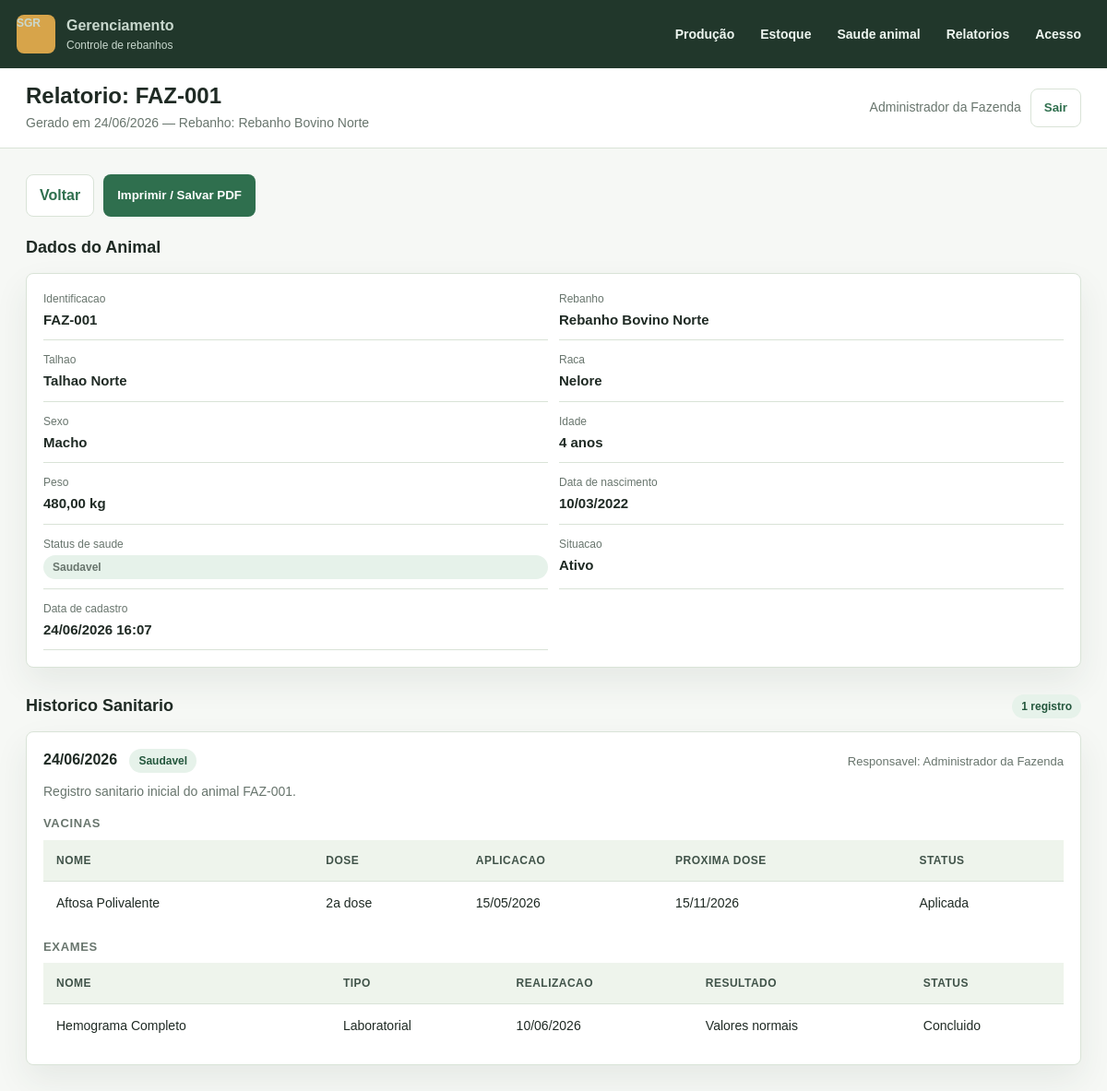
Screenshot of /relatorios/animal/75/ (signed in) with the database file from the repository.
### rebanho/models.py (models this page shows, shortened)
class RegistroBase(models.Model):
    data_cadastro = models.DateTimeField(auto_now_add=True)
    ativo = models.BooleanField(default=True)
    class Meta:
        abstract = True

class Animal(RegistroBase):
    class Sexo(models.TextChoices):
        MACHO = 'Macho', 'Macho'
        FEMEA = 'Femea', 'Femea'
    class StatusSaude(models.TextChoices):
        SAUDAVEL = 'Saudavel', 'Saudavel'
        OBSERVACAO = 'Observacao', 'Observacao'
        TRATAMENTO = 'Tratamento', 'Tratamento'
        CRITICO = 'Critico', 'Critico'
    id_animal = models.BigAutoField(primary_key=True)
    rebanho = models.ForeignKey(
        Rebanho,
        on_delete=models.PROTECT,
        related_name='animais',
    )
    identificacao = models.CharField(max_length=80, unique=True)
    raca = models.CharField(max_length=80)
    sexo = models.CharField(max_length=10, choices=Sexo.choices)
    @property
    def idade(self):
        if not self.data_nascimento:
            return 0
        from django.utils import timezone
        hoje = timezone.localdate()
        return hoje.year - self.data_nascimento.year - (
            (hoje.month, hoje.day) < (self.data_nascimento.month, self.data_nascimento.day)
        )
    peso = models.DecimalField(max_digits=10, decimal_places=2, default=0)
    data_nascimento = models.DateField(null=True, blank=True)
    status_saude = models.CharField(
        max_length=30,
        choices=StatusSaude.choices,
        default=StatusSaude.SAUDAVEL,
    )
    observacoes = models.TextField(blank=True)
    class Meta:
        verbose_name = 'Animal'
        verbose_name_plural = 'Animais'
        ordering = ['identificacao']

class Rebanho(RegistroBase):
    id_rebanho = models.BigAutoField(primary_key=True)
    talhao = models.OneToOneField(
        Talhao,
        on_delete=models.PROTECT,
        related_name='rebanho',
    )
    nome = models.CharField(max_length=120)
    tipo_criacao = models.CharField(max_length=80)
    observacoes = models.TextField(blank=True)
    class Meta:
        verbose_name = 'Rebanho'
        verbose_name_plural = 'Rebanhos'
        ordering = ['nome']

class Usuario(AbstractUser):
    class TipoUsuario(models.TextChoices):
        ADMIN = 'ADMIN', 'Admin'
        USUARIO = 'USUARIO', 'Usuario'
    id_usuario = models.BigAutoField(primary_key=True)
    nome = models.CharField(max_length=150)
    email = models.EmailField(unique=True)
    tipo_usuario = models.CharField(
        max_length=20,
        choices=TipoUsuario.choices,
        default=TipoUsuario.USUARIO,
    )
    permissao = models.TextField(blank=True)
    data_cadastro = models.DateTimeField(auto_now_add=True)
    REQUIRED_FIELDS = ['nome', 'email']
    class Meta:
        verbose_name = 'Usuario'
        verbose_name_plural = 'Usuarios'
        ordering = ['nome']

class Talhao(RegistroBase):
    id_talhao = models.BigAutoField(primary_key=True)
    nome = models.CharField(max_length=120)
    localizacao = models.CharField(max_length=180)
    capacidade = models.PositiveIntegerField(default=0)
    area_total = models.DecimalField(max_digits=10, decimal_places=2, default=0)
    observacoes = models.TextField(blank=True)
    class Meta:
        verbose_name = 'Talhao'
        verbose_name_plural = 'Talhoes'
        ordering = ['nome']

class Sanidade(models.Model):
    class StatusSanitario(models.TextChoices):
        SAUDAVEL = 'Saudavel', 'Saudavel'
        OBSERVACAO = 'Em observacao', 'Em observacao'
        TRATAMENTO = 'Em tratamento', 'Em tratamento'
        CRITICO = 'Critico', 'Critico'
    id_sanidade = models.BigAutoField(primary_key=True)
    animal = models.ForeignKey(
        Animal,
        on_delete=models.CASCADE,
        related_name='sanidades',
    )
    data_registro = models.DateField()
    status_sanitario = models.CharField(
        max_length=30,
        choices=StatusSanitario.choices,
        default=StatusSanitario.SAUDAVEL,
    )
    observacoes = models.TextField(blank=True)
    criado_por = models.ForeignKey(
        Usuario,
        on_delete=models.PROTECT,
        related_name='sanidades_criadas',
    )
    class Meta:
        verbose_name = 'Sanidade'
        verbose_name_plural = 'Sanidades'
        ordering = ['-data_registro']

class Vacina(models.Model):
    id_vacina = models.BigAutoField(primary_key=True)
    sanidade = models.ForeignKey(Sanidade, on_delete=models.CASCADE, related_name='vacinas')
    nome = models.CharField(max_length=120)
    dose = models.CharField(max_length=80, blank=True)
    data_aplicacao = models.DateField(null=True, blank=True)
    proxima_dose = models.DateField(null=True, blank=True)
    status = models.CharField(max_length=80, blank=True)
    observacoes = models.TextField(blank=True)
    class Meta:
        verbose_name = 'Vacina'
        verbose_name_plural = 'Vacinas'
        ordering = ['-data_aplicacao', 'nome']

class Exame(models.Model):
    id_exame = models.BigAutoField(primary_key=True)
    sanidade = models.ForeignKey(Sanidade, on_delete=models.CASCADE, related_name='exames')
    nome = models.CharField(max_length=120)
    tipo = models.CharField(max_length=80, blank=True)
    data_realizacao = models.DateField(null=True, blank=True)
    resultado = models.CharField(max_length=180, blank=True)
    status = models.CharField(max_length=80, blank=True)
    observacoes = models.TextField(blank=True)
    class Meta:
        verbose_name = 'Exame'
        verbose_name_plural = 'Exames'
        ordering = ['-data_realizacao', 'nome']

### rebanho/views.py (the view)
# urls.py: path('relatorios/animal/<int:pk>/', views.RelatorioAnimalView.as_view(), name='relatorio_animal'),
class RelatorioAnimalView(LoginRequiredMixin, DetailView):
    model = Animal
    template_name = 'rebanho/relatorios/animal.html'
    context_object_name = 'animal'
    def get_queryset(self):
        return Animal.objects.select_related('rebanho__talhao')
    def get_context_data(self, **kwargs):
        context = super().get_context_data(**kwargs)
        context['sanidades'] = (
            self.object.sanidades
            .select_related('criado_por')
            .prefetch_related('exames', 'vacinas', 'medicamentos', 'enfermidades')
            .order_by('-data_registro')
        )
        context['data_geracao'] = timezone.localdate()
        return context

### templates/rebanho/relatorios/animal.html (shortened to what this page needs)
{% extends "base.html" %}
{% block page_title %}Relatorio: {{ animal.identificacao }}{% endblock %}
{% block page_subtitle %}Gerado em {{ data_geracao|date:"d/m/Y" }} &mdash; Rebanho: {{ animal.rebanho.nome }}{% endblock %}
{% block content %}
  <div class="print-toolbar">
    <a class="button secondary" href="{% url 'relatorio_animal_selecionar' %}">Voltar</a>
    <button class="button" onclick="window.print()">Imprimir / Salvar PDF</button>
  </div>
  <section class="section">
    <div class="section-header">
      <h2>Dados do Animal</h2>
    </div>
    <article class="card detail-list">
      <div class="detail-item"><span>Identificacao</span><strong>{{ animal.identificacao }}</strong></div>
      <div class="detail-item"><span>Rebanho</span><strong>{{ animal.rebanho.nome }}</strong></div>
      <div class="detail-item"><span>Talhao</span><strong>{{ animal.rebanho.talhao.nome }}</strong></div>
      <div class="detail-item"><span>Raca</span><strong>{{ animal.raca }}</strong></div>
      <div class="detail-item"><span>Sexo</span><strong>{{ animal.sexo }}</strong></div>
      <div class="detail-item"><span>Idade</span><strong>{{ animal.idade }} ano{{ animal.idade|pluralize:"s" }}</strong></div>
      <div class="detail-item"><span>Peso</span><strong>{{ animal.peso }} kg</strong></div>
      <div class="detail-item"><span>Data de nascimento</span><strong>{{ animal.data_nascimento|date:"d/m/Y"|default:"Nao informada" }}</strong></div>
      <div class="detail-item"><span>Status de saude</span>
        <strong>
          {% if animal.status_saude == "Saudavel" %}
            <span class="badge">{{ animal.status_saude }}</span>
          {% elif animal.status_saude == "Observacao" %}
            <span class="badge warning">{{ animal.status_saude }}</span>
          {% elif animal.status_saude == "Tratamento" %}
            <span class="badge orange">{{ animal.status_saude }}</span>
          {% else %}
            <span class="badge danger">{{ animal.status_saude }}</span>
          {% endif %}
        </strong>
      </div>
      <div class="detail-item"><span>Situacao</span><strong>{% if animal.ativo %}Ativo{% else %}Inativo{% endif %}</strong></div>
      <div class="detail-item"><span>Data de cadastro</span><strong>{{ animal.data_cadastro|date:"d/m/Y H:i" }}</strong></div>
    </article>
  </section>
  <section class="section">
    <div class="section-header">
      <h2>Historico Sanitario</h2>
      <span class="badge">{{ sanidades|length }} registro{{ sanidades|length|pluralize:"s" }}</span>
    </div>
    {% for sanidade in sanidades %}
      <article class="card" style="margin-bottom: 16px;">
        <div class="sanidade-header">
          <div>
            <strong>{{ sanidade.data_registro|date:"d/m/Y" }}</strong>
            {% if sanidade.status_sanitario == "Saudavel" %}
              <span class="badge">{{ sanidade.status_sanitario }}</span>
            {% elif sanidade.status_sanitario == "Em observacao" %}
              <span class="badge warning">{{ sanidade.status_sanitario }}</span>
            {% elif sanidade.status_sanitario == "Em tratamento" %}
              <span class="badge orange">{{ sanidade.status_sanitario }}</span>
            {% else %}
              <span class="badge danger">{{ sanidade.status_sanitario }}</span>
            {% endif %}
          </div>
          <span class="muted-text">Responsavel: {{ sanidade.criado_por.nome|default:sanidade.criado_por.username }}</span>
        </div>
        {% if sanidade.observacoes %}
          <p class="sanidade-obs">{{ sanidade.observacoes }}</p>
        {% endif %}
        {% if sanidade.vacinas.all %}
          <div class="sub-section">
            <h4>Vacinas</h4>
            <table>
              <thead>
                <tr><th>Nome</th><th>Dose</th><th>Aplicacao</th><th>Proxima dose</th><th>Status</th></tr>
              </thead>
              <tbody>
                {% for v in sanidade.vacinas.all %}
                  <tr>
                    <td>{{ v.nome }}</td>
                    <td>{{ v.dose|default:"—" }}</td>
                    <td>{{ v.data_aplicacao|date:"d/m/Y"|default:"—" }}</td>
                    <td>{{ v.proxima_dose|date:"d/m/Y"|default:"—" }}</td>
                    <td>{{ v.status|default:"—" }}</td>
                  </tr>
                {% endfor %}
              </tbody>
            </table>
          </div>
        {% endif %}
        {% if sanidade.exames.all %}
          <div class="sub-section">
            <h4>Exames</h4>
            <table>
              <thead>
                <tr><th>Nome</th><th>Tipo</th><th>Realizacao</th><th>Resultado</th><th>Status</th></tr>
              </thead>
              <tbody>
                {% for e in sanidade.exames.all %}
                  <tr>
                    <td>{{ e.nome }}</td>
                    <td>{{ e.tipo|default:"—" }}</td>
                    <td>{{ e.data_realizacao|date:"d/m/Y"|default:"—" }}</td>
                    <td>{{ e.resultado|default:"—" }}</td>
                    <td>{{ e.status|default:"—" }}</td>
                  </tr>
                {% endfor %}
              </tbody>
            </table>
          </div>
        {% endif %}
      </article>
    {% empty %}
      <div class="card">
        <div class="empty-state">Nenhum registro sanitario para este animal.</div>
      </div>
    {% endfor %}
  </section>
{% endblock %}

### templates/base.html (shortened to what this page needs)
<!DOCTYPE html>
<html lang="pt-br">
<head>
</head>
<body>
  <div class="app-shell">
    <aside class="sidebar">
      <a class="brand" href="{% url 'dashboard' %}">
        <span class="brand-mark">SGR</span>
        <span>
          <strong>Gerenciamento</strong>
          <span>Controle de rebanhos</span>
        </span>
      </a>
      <nav aria-label="Menu principal">
        <div class="menu-group">
          <button class="menu-group-trigger" type="button">Produção</button>
        </div>
        <div class="menu-group">
          <button class="menu-group-trigger" type="button">Estoque</button>
        </div>
        <div class="menu-group">
          <button class="menu-group-trigger" type="button">Saude animal</button>
        </div>
        <div class="menu-group">
          <button class="menu-group-trigger" type="button">Relatorios</button>
        </div>
        <div class="menu-group">
          <button class="menu-group-trigger" type="button">Acesso</button>
        </div>
      </nav>
    </aside>
    <main class="main">
      <header class="topbar">
        <div class="page-title">
          <h1>{% block page_title %}Painel{% endblock %}</h1>
          <p>{% block page_subtitle %}Acompanhe animais, estoque, alimentacao e sanidade.{% endblock %}</p>
        </div>
        <div class="user-menu">
          <span>{{ request.user.nome|default:request.user.username }}</span>
          <form method="post" action="{% url 'logout' %}">
            <button class="button secondary" type="submit">Sair</button>
          </form>
        </div>
      </header>
      <section class="content">
        {% block content %}{% endblock %}
      </section>
    </main>
  </div>
</body>
</html>

### rows the page displays
Animal: identificacao "FAZ-001", rebanho.nome "Rebanho Bovino Norte", rebanho.talhao.nome "Talhao Norte", raca "Nelore", sexo "Macho", idade "4", peso "480,00", data_nascimento "10/03/2022", status_saude "Saudavel", data_cadastro "24/06/2026 16:07"
Usuario: user.nome "Administrador da Fazenda"
Sanidade: data_registro "24/06/2026", status_sanitario "Saudavel", criado_por.nome "Administrador da Fazenda", observacoes "Registro sanitario inicial do animal FAZ-001."
Vacina: nome "Aftosa Polivalente", dose "2a dose", data_aplicacao "15/05/2026", proxima_dose "15/11/2026", status "Aplicada"
Exame: nome "Hemograma Completo", tipo "Laboratorial", data_realizacao "10/06/2026", resultado "Valores normais", status "Concluido"

### other values shown
{{ data_geracao|date:"d/m/Y" }} "24/06/2026"
{{ sanidades|length }} "1"
